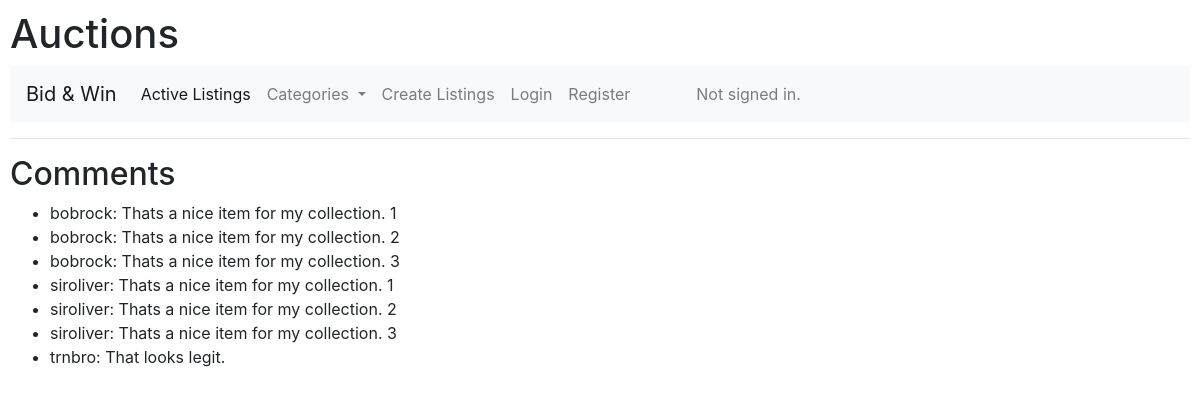
/auctions/listing/show-comments/, run on the app's committed database.
### auctions/models.py (models this page shows, shortened)
class Comment(models.Model):
    user = models.ForeignKey(User, on_delete=models.CASCADE)
    text = models.TextField()
    listing = models.ForeignKey(Listing, on_delete=models.CASCADE, related_name='comments', default=1)
    created_at = models.DateTimeField(auto_now_add=True)
    updated_at = models.DateTimeField(auto_now=True)

class User(AbstractUser):
    pass

### auctions/views.py (the view)
# urls.py: path('auctions/listing/show-comments/', views.show_comments, name='show_comments'),
def show_comments(request):
    comments = Comment.objects.all()  # Retrieve all comments from the database
    return render(request, 'auctions/show_comments.html', {'comments': comments})

### auctions/templates/auctions/show_comments.html
{% extends "auctions/layout.html" %}
{% block body %}
    <h2>Comments</h2>
    <ul>
        {% for comment in comments %}
            <li>{{ comment.user.username }}: {{ comment.text }}</li>
        {% endfor %}
    </ul>
{% endblock %}

### auctions/static/auctions/styles.css (style rules this page uses)
body { padding: 10px; }

### data on the page
Comment: user.username "bobrock", text "Thats a nice item for my collection. 1"
Comment: user.username "bobrock", text "Thats a nice item for my collection. 2"
Comment: user.username "bobrock", text "Thats a nice item for my collection. 3"
Comment: user.username "siroliver", text "Thats a nice item for my collection. 1"
Comment: user.username "siroliver", text "Thats a nice item for my collection. 2"
Comment: user.username "siroliver", text "Thats a nice item for my collection. 3"
Comment: user.username "trnbro", text "That looks legit."
